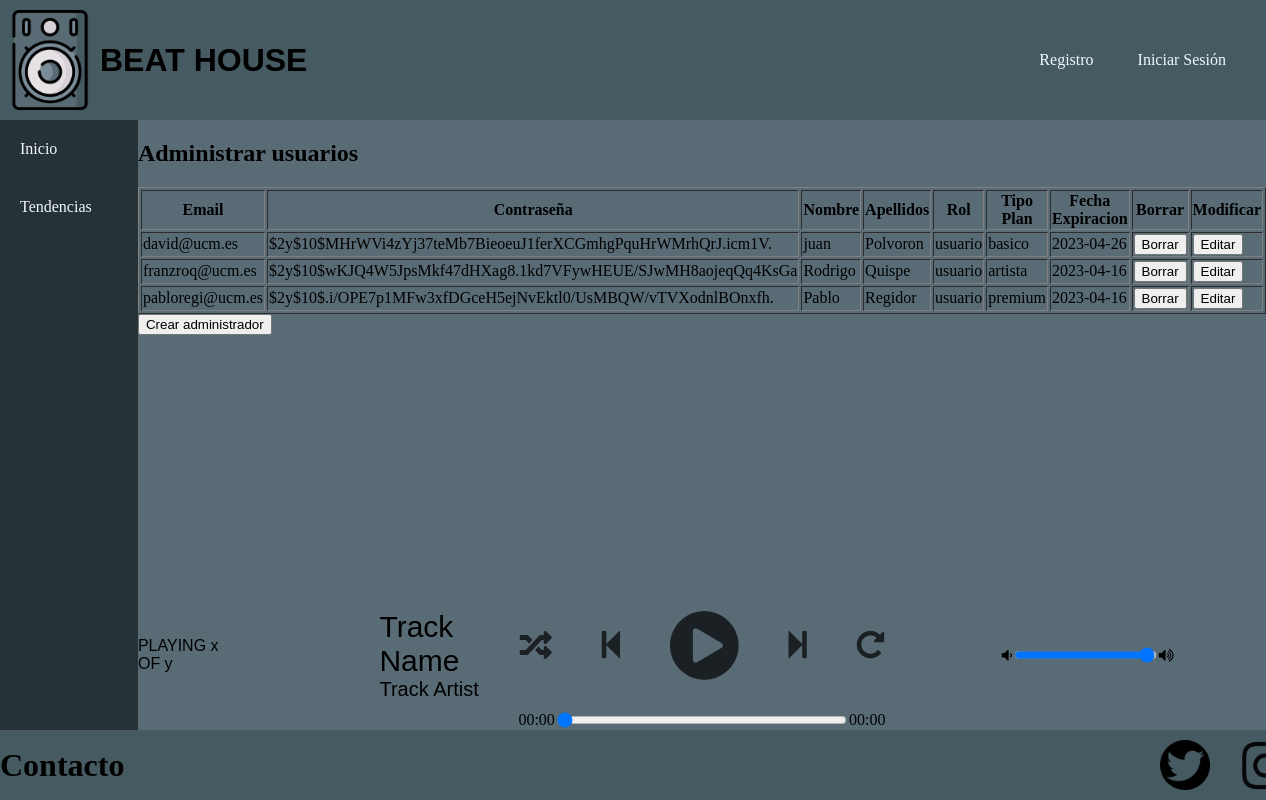
Page /crearAdmin.php on the earlier database version.
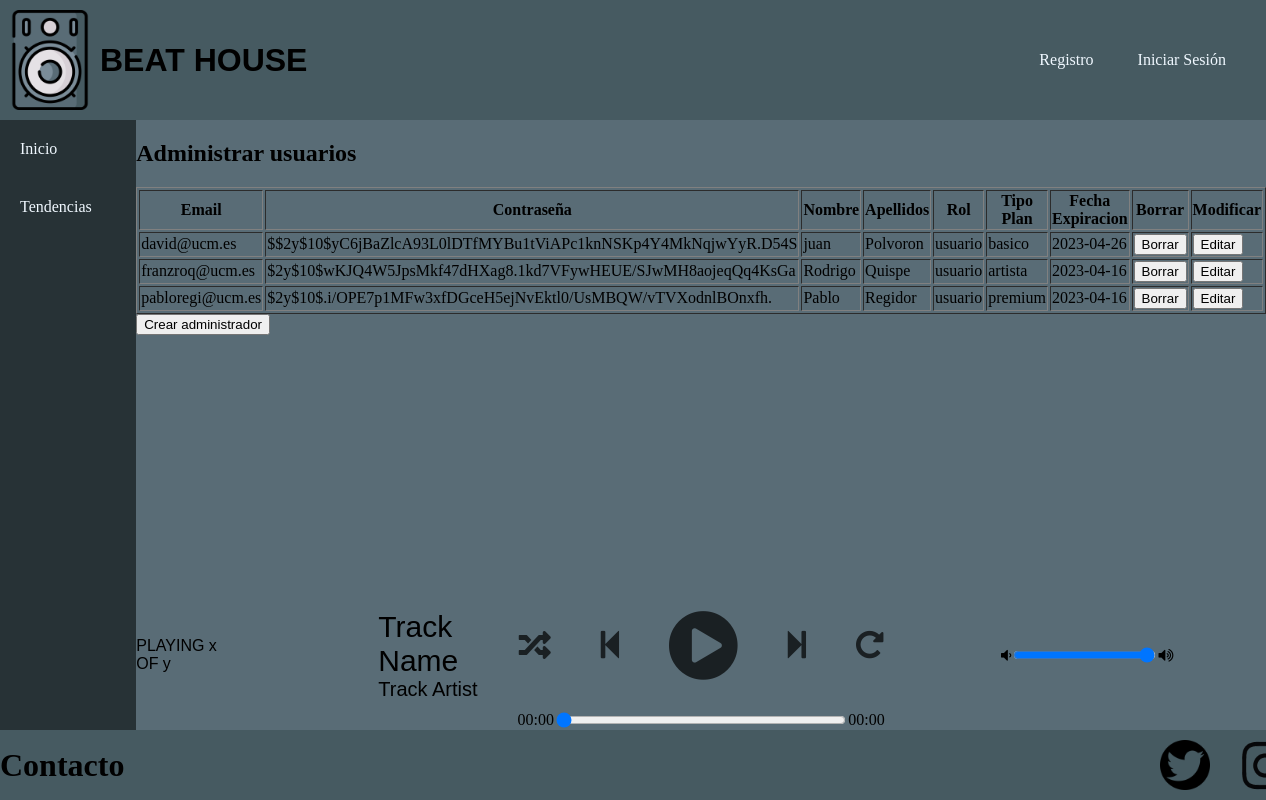
Same page on the later database version.
### tables this page shows
CREATE TABLE `usuarios` (
  `email` varchar(50) NOT NULL,
  `contraseña` varchar(100) DEFAULT NULL,
  `nombre` varchar(20) NOT NULL,
  `apellidos` varchar(50) NOT NULL,
  `rol` varchar(10) NOT NULL,
  `tipoPlan` varchar(20) NOT NULL,
  `fechaExpiracionPlan` date NOT NULL
);

### crearAdmin.php (called while the page is built, shortened)
<?php
    $form = new es\ucm\fdi\aw\FormCrearAdmin();
    if (isset($_POST['crearAdmin'])) {
        $contenidoPrincipal = $form->gestiona();
    }
    else if(isset($_POST['Continuar'])){
        $datosAdmin = $_SESSION['datosAdmin'];
        $contenidoPrincipal = $form->gestionaModificarDatos($datosAdmin);
    }
    else{
        $contenidoPrincipal = es\ucm\fdi\aw\Admin::mostrarUsuarios();
    }
    require RAIZ_APP . "/vistas/plantillas/plantilla.php";

### includes/Admin.php (the view, shortened to what this page needs)
<?php
class Admin
{
    public static function mostrarUsuarios()
    {
        $conn = Aplicacion::getInstance()->getConexionBd();
        $consulta = "SELECT * FROM usuarios";
        $resultado = $conn->query($consulta);
        $contenidoPrincipal = "<h1>Administrar usuarios</h1>";
        $contenidoPrincipal .= "<table border='1'>";
        $contenidoPrincipal .= "<tr><th>Email</th><th>Contraseña</th><th>Nombre</th><th>Apellidos</th><th>Rol</th><th>Tipo Plan</th><th>Fecha Expiracion</th><th>Borrar</th><th>Modificar</th></tr>";
        while ($fila = $resultado->fetch_assoc()) {
            $contenidoPrincipal .= "<tr>";
            $contenidoPrincipal .= "<td>" . $fila['email'] . "</td>";
            $contenidoPrincipal .= "<td>" . $fila['contraseña'] . "</td>";
            $contenidoPrincipal .= "<td>" . $fila['nombre'] . "</td>";
            $contenidoPrincipal .= "<td>" . $fila['apellidos'] . "</td>";
            $contenidoPrincipal .= "<td>" . $fila['rol'] . "</td>";
            $contenidoPrincipal .= "<td>" . $fila['tipoPlan'] . "</td>";
            $contenidoPrincipal .= "<td>" . $fila['fechaExpiracionPlan'] . "</td>";
            $info = [$fila['email'], $fila['contraseña'], $fila['nombre'], $fila['apellidos'], $fila['rol'], $fila['tipoPlan'], $fila['fechaExpiracionPlan']];
            $datos = json_encode($info);
            $contenidoPrincipal .= "<td>
                <form action='gestionUsuarios.php' method='POST'>
                    <button type='submit' name='borrarUsuario' value='{$fila['email']}'>Borrar</button>
                </form>
            </td>";
            $contenidoPrincipal .= "<td>
                <form action='gestionUsuarios.php' method='POST'>
                    <button type='submit' name='modificarUsuario' value='{$datos}'>Editar</button>
                </form>
            </td>";
            $contenidoPrincipal .= "</tr>";
        }
        $contenidoPrincipal .= "</table>";
        $contenidoPrincipal .= "<form action='crearAdmin.php' method='POST'>
                    <button type='submit' name='crearAdmin'>Crear administrador</button>
                </form>";
        return $contenidoPrincipal;
    }
}

### includes/vistas/plantillas/plantilla.php (shortened to what this page needs)
<!DOCTYPE html>
<html lang="en">
<head>
    <link id="estilo" rel="stylesheet" type="text/css" href="<?=RUTA_CSS?>/estiloPagina.css">
    <link rel="stylesheet" href="<?=RUTA_CSS?>/estiloreproductor.css">
    <link rel="stylesheet" href="https://cdnjs.cloudflare.com/ajax/libs/font-awesome/5.13.0/css/all.min.css">
    <link rel="stylesheet" href="https://cdnjs.cloudflare.com/ajax/libs/font-awesome/4.7.0/css/font-awesome.min.css">
    <link rel="stylesheet" href="<?=RUTA_CSS?>/buscador.css">
</head>
<body>
    <?php
        require(RAIZ_APP.'/vistas/comun/cabecera.php');
    ?>
    <main class= "main">
        <?php
            require(RAIZ_APP.'/vistas/comun/sidebarIzq.php');
        ?>
        <section class="panelCentral">
            <div class="contenidoPrincipal">
                <?=$contenidoPrincipal?>
            </div>
            <?php
                if(!isset($_SESSION['login'])){
                    require_once(RAIZ_APP.'/vistas/comun/reproductor.php');
                }
                else{
                    require(RAIZ_APP.'/vistas/comun/reproductor.php');
                }
            ?>
        </section>
    </main>
    <?php
        require(RAIZ_APP.'/vistas/comun/footer.php');
    ?>
</body>
</html>

### includes/vistas/comun/cabecera.php
<?php
function mostrarSaludo() {
	if (isset($_SESSION['login']) && ($_SESSION['login']===true)) {
		return "Bienvenido, <a href='cambiarPerfil.php'>{$_SESSION['nombre']}  <a href='logout.php'>(salir)</a>";
	} else {
		return "<ul>
        <li><a href='registro.php'>Registro</a></li>
        <li><a href='login.php'>Iniciar Sesión</a></li>
    </ul>";
	}
}
?>
<header class="header">
        <div class="logo-titulo">
            <img src="<?=RUTA_IMGS?>/Altavoz2.png" alt="logo" class="logo">
            <h1>BEAT HOUSE</h1>
        </div>
        <div class="usuario">
            <?= mostrarSaludo(); ?>
        </div>
</header>

### includes/vistas/comun/sidebarIzq.php (shortened to what this page needs)
<section class="panelIzquierdo">
    <?php
        if(!isset($_SESSION['login'])){
            echo"<ul>
                    <li><a href='index.php'>Inicio</a></li>
                    <li><a href='tendencias.php'>Tendencias</a></li>
                </ul>";
        }
    ?>
</section>

### includes/vistas/comun/reproductor.php
<div class="reproductor">
    <div class="infoCancion">
        <div class="now-playing">PLAYING x OF y</div>
        <div class="track-art"></div>
        <div class="name-Artist">
            <div class="track-name">Track Name</div>
            <div class="track-artist">Track Artist</div>
        </div>
    </div>
    <div class="botonesTimer">
        <div class="buttons">
            <div class="random-track" onclick="randomTrack()">
                <i class="fas fa-random fa-2x" title="random"></i>
            </div>
            <div class="prev-track" onclick="prevTrack()">
                <i class="fa fa-step-backward fa-2x"></i>
            </div>
            <div class="playpause-track" onclick="playpauseTrack()">
                <i class="fa fa-play-circle fa-5x"></i>
            </div>
            <div class="next-track" onclick="nextTrack()">
                <i class="fa fa-step-forward fa-2x"></i>
            </div>
            <div class="repeat-track" onclick="repeatTrack()">
                <i class="fa fa-repeat fa-2x" title="repeat"></i>
            </div>
        </div>
        <div class="timer">
            <div class="current-time">00:00</div>
            <input type="range" min="1" max="100" value="0" class="seek_slider" onchange="seekTo()">
            <div class="total-duration">00:00</div>
        </div>
    </div>
    <div class="volumen">
        <i class="fa fa-volume-down"></i>
        <input type="range" min="0" max="100" value="99" class="volume_slider" onchange="setVolume()">
        <i class="fa fa-volume-up"></i>
    </div>
</div>

### includes/vistas/comun/footer.php
<footer class="footer">
        <h1>Contacto</h1>
        <img src="<?= RUTA_IMGS ?>/logoTwitter.png" alt="twitter" class="logoTw">
        <img src="<?= RUTA_IMGS ?>/logoInsta.png" alt="instagram" class="logoInsta">
</footer>

### css/estiloPagina.css (style rules this page uses)
.header img { width: 100px; height: 100px; padding-top: 10px; padding-bottom: 10px; }
.header h1 { font-family: sans-serif; }
.header { background-color: #465A61; display: flex; justify-content: space-between; }
.logo-titulo { display: flex; justify-content: space-between; align-items: center; }
.usuario { display: flex; align-items: center; justify-content: space-between; padding-right: 20px; }
.usuario ul { margin: 0; padding: 0; list-style: none; }
.usuario a { text-decoration: none; color: aliceblue; }
.usuario ul li { display: inline-block; }
.usuario ul li a { display: block; padding: 20px; border-radius: 5px; }
body { background-color: #596C76; margin: 0; display: flex; flex-direction: column; }
.main { width: 100%; height: calc(100vh - 190px); display: flex; justify-content: center; align-items: center; }
.panelIzquierdo { width: 15%; height: calc(100vh - 190px); background-color: #273236; }
.panelIzquierdo ul { margin: 0; padding: 0; list-style: none; }
.panelIzquierdo a { text-decoration: none; color: aliceblue; }
.panelIzquierdo ul li { display: block; }
.panelIzquierdo ul li a { display: block; padding: 20px; }
.panelCentral { width: 100%; height: 100%; }
.contenidoPrincipal { width: 100%; height: calc(100vh - 340px); display: block; overflow-y: auto; }
.reproductor { width: 100%; height: 150px; }
footer { background-color: #465A61; width: 100%; height: 70px; display: flex; align-items: center; justify-content: space-between; }
footer img { padding-right: 10px; padding-left: 10px; }
.logoTw { width: 50px; height: 50px; margin-left: 81%; }
.logoInsta { width: 70px; height: 55px; }

### css/estiloreproductor.css (style rules this page uses)
.reproductor { background-color: #596C76; display: flex; justify-content: center; align-items: start; }
.infoCancion { width: 100%; height: 100%; display: flex; justify-content: center; align-items: center; font-family: Arial, Helvetica, sans-serif; }
.name-Artist { display: inline-block; justify-content: center; align-items: center; }
.track-name { font-size: 30px; }
.track-artist { font-size: 20px; }
.botonesTimer { width: 100%; height: 100%; justify-content: center; display: block; justify-content: center; align-items: center; }
.track-art { margin: 25px; height: 150px; width: 150px; background-size: cover; background-position: center; }
.buttons { display: flex; justify-content: center; align-items: center; }
.timer { display: flex; justify-content: center; align-items: center; }
.seek_slider { width: 70%; }
.repeat-track, .random-track, .playpause-track, .prev-track, .next-track { padding: 25px; opacity: 0.7; transition: opacity .2s; }
.volumen { width: 100%; height: 100%; display: flex; justify-content: center; align-items: center; }
.volume_slider { width: 40%; }

Differences in the rows shown:
changed usuarios "david@ucm.es": contraseña "$2y$10$MHrWVi4zYj37teMb7BieoeuJ1ferXCGmhgPquHrWMrhQrJ.icm1V." → "$$2y$10$yC6jBaZlcA93L0lDTfMYBu1tViAPc1knNSKp4Y4MkNqjwYyR.D54S"
